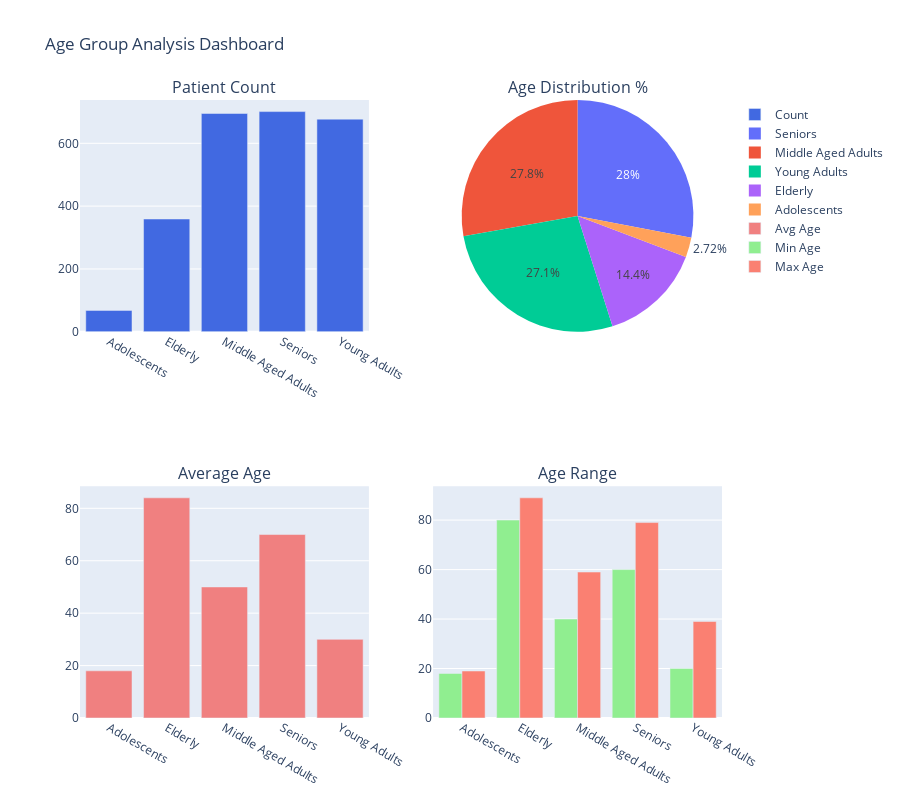

Write notebook code for a chart like this one.
### Code cell
# 4. Multi-faceted Dashboard
fig4 = make_subplots(
    rows=2, cols=2,
    subplot_titles=('Patient Count', 'Age Distribution %', 
                    'Average Age', 'Age Range'),
    specs=[[{'type': 'bar'}, {'type': 'pie'}],
           [{'type': 'bar'}, {'type': 'bar'}]]
)

# Patient Count
fig4.add_trace(
    go.Bar(x=age_stats['Age group'], 
           y=age_stats['Count'],
           name='Count',
           marker_color='royalblue'),
    row=1, col=1
)

# Percentage Pie
fig4.add_trace(
    go.Pie(labels=age_stats['Age group'], 
           values=age_stats['Percentage'],
           name='%'),
    row=1, col=2
)

# Average Age
fig4.add_trace(
    go.Bar(x=age_stats['Age group'], 
           y=age_stats['Average_age'],
           name='Avg Age',
           marker_color='lightcoral'),
    row=2, col=1
)

# Age Range (Min and Max)
fig4.add_trace(
    go.Bar(x=age_stats['Age group'], 
           y=age_stats['Min_Age'],
           name='Min Age',
           marker_color='lightgreen'),
    row=2, col=2
)

fig4.add_trace(
    go.Bar(x=age_stats['Age group'], 
           y=age_stats['Max_Age'],
           name='Max Age',
           marker_color='salmon'),
    row=2, col=2
)

fig4.update_layout(height=800, title_text="Age Group Analysis Dashboard")
fig4.show()

### Figure 1 — Plotly figure (JSON) as saved in the notebook; plotly's stock layout.template omitted (floating-point values rounded to 4 significant figures)
{"data": [{"marker": {"color": "royalblue"}, "name": "Count", "type": "bar", "x": ["Adolescents", "Elderly", "Middle Aged Adults", "Seniors", "Young Adults"], "xaxis": "x", "y": [68, 359, 695, 701, 677], "yaxis": "y"}, {"domain": {"x": [0.55, 1], "y": [0.625, 1]}, "labels": ["Adolescents", "Elderly", "Middle Aged Adults", "Seniors", "Young Adults"], "name": "%", "type": "pie", "values": [2.72, 14.36, 27.8, 28.04, 27.08]}, {"marker": {"color": "lightcoral"}, "name": "Avg Age", "type": "bar", "x": ["Adolescents", "Elderly", "Middle Aged Adults", "Seniors", "Young Adults"], "xaxis": "x2", "y": [18, 84, 50, 70, 30], "yaxis": "y2"}, {"marker": {"color": "lightgreen"}, "name": "Min Age", "type": "bar", "x": ["Adolescents", "Elderly", "Middle Aged Adults", "Seniors", "Young Adults"], "xaxis": "x3", "y": [18, 80, 40, 60, 20], "yaxis": "y3"}, {"marker": {"color": "salmon"}, "name": "Max Age", "type": "bar", "x": ["Adolescents", "Elderly", "Middle Aged Adults", "Seniors", "Young Adults"], "xaxis": "x3", "y": [19, 89, 59, 79, 39], "yaxis": "y3"}], "layout": {"annotations": [{"font": {"size": 16}, "showarrow": false, "text": "Patient Count", "x": 0.225, "xanchor": "center", "xref": "paper", "y": 1, "yanchor": "bottom", "yref": "paper"}, {"font": {"size": 16}, "showarrow": false, "text": "Age Distribution %", "x": 0.775, "xanchor": "center", "xref": "paper", "y": 1, "yanchor": "bottom", "yref": "paper"}, {"font": {"size": 16}, "showarrow": false, "text": "Average Age", "x": 0.225, "xanchor": "center", "xref": "paper", "y": 0.375, "yanchor": "bottom", "yref": "paper"}, {"font": {"size": 16}, "showarrow": false, "text": "Age Range", "x": 0.775, "xanchor": "center", "xref": "paper", "y": 0.375, "yanchor": "bottom", "yref": "paper"}], "height": 800, "title": {"text": "Age Group Analysis Dashboard"}, "xaxis": {"anchor": "y", "domain": [0, 0.45]}, "xaxis2": {"anchor": "y2", "domain": [0, 0.45]}, "xaxis3": {"anchor": "y3", "domain": [0.55, 1]}, "yaxis": {"anchor": "x", "domain": [0.625, 1]}, "yaxis2": {"anchor": "x2", "domain": [0, 0.375]}, "yaxis3": {"anchor": "x3", "domain": [0, 0.375]}}}
